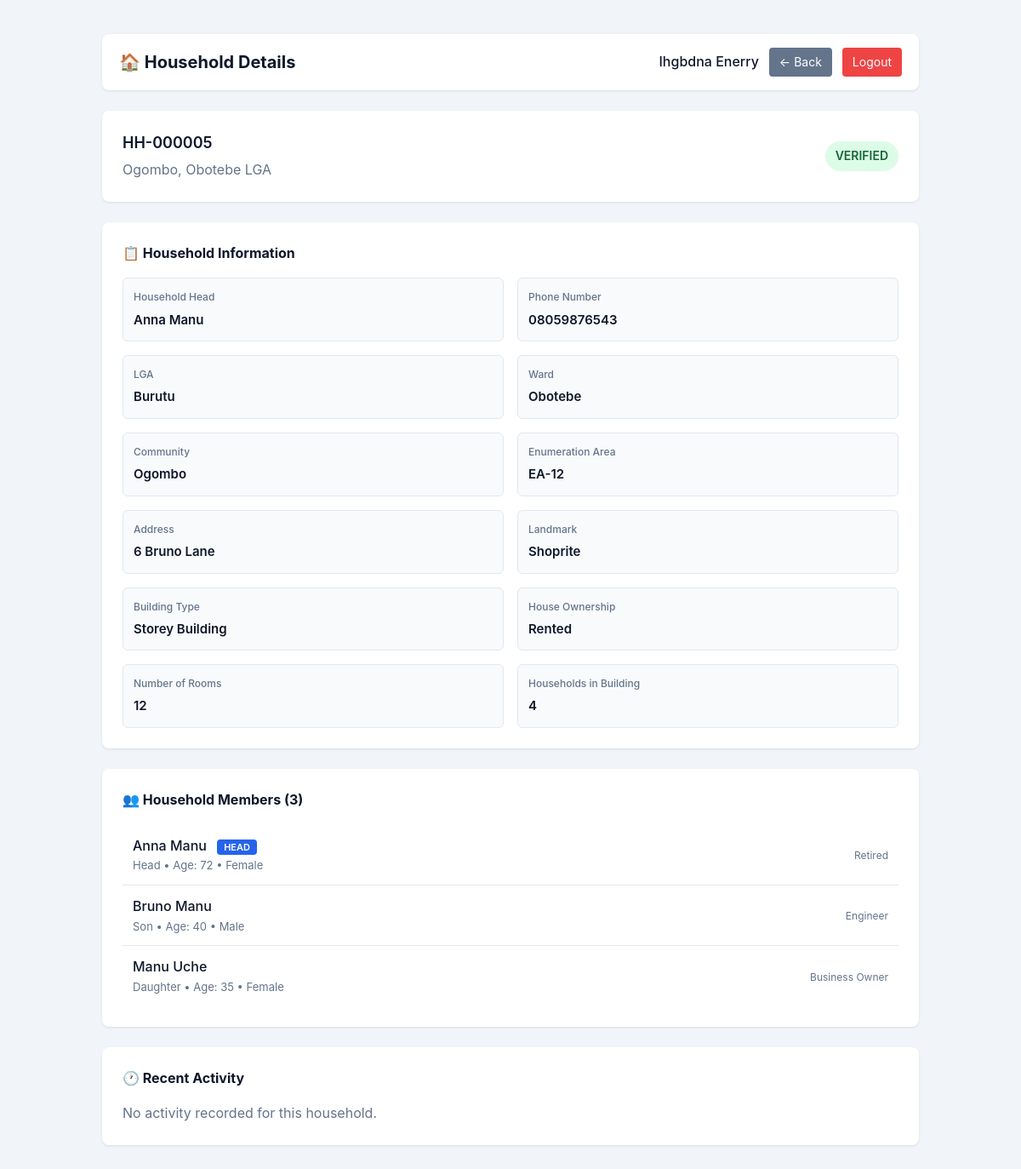
Screenshot of /delta-census/view_household.php?id=5 (signed in) with the database file from the repository.
### tables this page shows
CREATE TABLE `households` (
  `id` int(11) NOT NULL,
  `household_code` varchar(50) NOT NULL,
  `lga` varchar(100) NOT NULL,
  `ward` varchar(100) NOT NULL,
  `community` varchar(100) DEFAULT NULL,
  `enumeration_area` varchar(50) DEFAULT NULL,
  `head_of_household` varchar(100) NOT NULL,
  `address` text NOT NULL,
  `phone` varchar(20) DEFAULT NULL,
  `total_members` int(11) DEFAULT 0,
  `created_by` int(11) NOT NULL,
  `created_at` timestamp NOT NULL DEFAULT current_timestamp(),
  `updated_at` timestamp NULL DEFAULT NULL ON UPDATE current_timestamp(),
  `status` enum('draft','submitted','verified','rejected') DEFAULT 'draft',
  `submitted_at` timestamp NULL DEFAULT NULL,
  `verified_at` timestamp NULL DEFAULT NULL,
  `device_info` varchar(255) DEFAULT NULL,
  `ip_address` varchar(45) DEFAULT NULL,
  `supervisor_id` int(11) DEFAULT NULL,
  `household_number` varchar(20) DEFAULT NULL,
  `household_head` varchar(100) DEFAULT NULL,
  `house_number` varchar(50) DEFAULT NULL,
  `street_name` varchar(200) DEFAULT NULL,
  `landmark` varchar(200) DEFAULT NULL,
  `gps_latitude` decimal(10,8) DEFAULT NULL,
  `gps_longitude` decimal(11,8) DEFAULT NULL,
  `gps_accuracy` varchar(20) DEFAULT NULL,
  `building_type` varchar(50) DEFAULT NULL,
  `house_ownership` varchar(50) DEFAULT NULL,
  `number_of_households` int(11) DEFAULT NULL,
  `number_of_rooms` int(11) DEFAULT NULL,
  `enumerator_id` int(11) DEFAULT NULL
);

CREATE TABLE `household_members` (
  `id` int(11) NOT NULL,
  `household_id` int(11) NOT NULL,
  `surname` varchar(50) NOT NULL,
  `first_name` varchar(50) NOT NULL,
  `other_name` varchar(50) DEFAULT NULL,
  `gender` enum('Male','Female') NOT NULL,
  `date_of_birth` date NOT NULL,
  `age` int(3) DEFAULT NULL,
  `relationship` varchar(50) NOT NULL,
  `is_head` tinyint(1) NOT NULL DEFAULT 0,
  `marital_status` varchar(50) DEFAULT NULL,
  `nationality` varchar(50) NOT NULL DEFAULT 'Nigerian',
  `state_of_origin` varchar(50) NOT NULL DEFAULT '',
  `lga_of_origin` varchar(50) NOT NULL DEFAULT '',
  `state_of_birth` varchar(50) NOT NULL DEFAULT '',
  `lga_of_birth` varchar(50) NOT NULL DEFAULT '',
  `ethnicity` varchar(50) DEFAULT NULL,
  `religion` varchar(50) DEFAULT NULL,
  `language_spoken` varchar(100) DEFAULT NULL,
  `currently_in_school` enum('Yes','No') NOT NULL DEFAULT 'No',
  `highest_qualification` varchar(50) NOT NULL DEFAULT 'No Formal Education',
  `literacy_read` enum('Yes','No') NOT NULL DEFAULT 'No',
  `literacy_write` enum('Yes','No') NOT NULL DEFAULT 'No',
  `employment_status` varchar(50) NOT NULL DEFAULT 'Unemployed',
  `occupation` varchar(100) DEFAULT NULL,
  `industry` varchar(100) DEFAULT NULL,
  `place_of_work` varchar(200) DEFAULT NULL,
  `disability` enum('Yes','No') NOT NULL DEFAULT 'No',
  `disability_type` varchar(50) DEFAULT NULL,
  `health_insurance` enum('Yes','No') NOT NULL DEFAULT 'No',
  `nin` varchar(20) DEFAULT NULL,
  `phone` varchar(20) DEFAULT NULL,
  `email` varchar(100) DEFAULT NULL,
  `education_level` varchar(50) DEFAULT NULL,
  `created_at` timestamp NOT NULL DEFAULT current_timestamp(),
  `updated_at` timestamp NULL DEFAULT NULL ON UPDATE current_timestamp()
);

### delta-census/view_household.php (the view, shortened to what this page needs)
<?php
global $pdo;
$householdId = isset($_GET['id']) ? (int)$_GET['id'] : 0;
$stmt = $pdo->prepare("
    SELECT h.*, u.surname as enumerator_surname, u.first_name as enumerator_first_name
    FROM households h
    LEFT JOIN users u ON h.enumerator_id = u.id
    WHERE h.id = ? AND h.enumerator_id = ?
");
$stmt->execute([$householdId, $_SESSION['user_id']]);
$household = $stmt->fetch();
$stmt = $pdo->prepare("SELECT * FROM household_members WHERE household_id = ? ORDER BY is_head DESC, id ASC");
$stmt->execute([$householdId]);
$members = $stmt->fetchAll();
$stmt = $pdo->prepare("
    SELECT * FROM activity_log
    WHERE user_id = ?
    ORDER BY created_at DESC
    LIMIT 10
");
$stmt->execute([$_SESSION['user_id']]);
$activities = $stmt->fetchAll();
?>
<!DOCTYPE html>
<html lang="en">
<head>
    <link rel="stylesheet" href="css/style.css">
</head>
<body>
    <div class="app-container">
        <nav class="mobile-nav">
            <div class="nav-header">
                <h2 style="font-size: 20px;">🏠 Household Details</h2>
                <div class="user-menu">
                    <span style="font-weight: 500;"><?php echo htmlspecialchars($_SESSION['full_name'] ?? 'Enumerator'); ?></span>
                    <a href="view_households.php" class="btn-sm btn-secondary">← Back</a>
                    <a href="logout.php" class="btn-sm btn-danger">Logout</a>
                </div>
            </div>
        </nav>
        <div class="dashboard-card">
            <div style="display: flex; justify-content: space-between; align-items: center; flex-wrap: wrap; gap: 12px;">
                <div>
                    <h3 style="margin: 0;"><?php echo htmlspecialchars($household['household_code'] ?? $household['household_number']); ?></h3>
                    <p style="margin: 4px 0 0; color: #64748b;">
                        <?php echo htmlspecialchars($household['community'] . ', ' . $household['ward'] . ' LGA'); ?>
                    </p>
                </div>
                <span class="status-badge <?php echo $household['status']; ?>">
                    <?php echo ucfirst($household['status']); ?>
                </span>
            </div>
        </div>
        <div class="dashboard-card">
            <h4 style="margin-bottom: 16px;">📋 Household Information</h4>
            <div class="detail-grid">
                <div class="detail-item">
                    <span class="label">Household Head</span>
                    <span class="value"><?php echo htmlspecialchars($household['head_of_household'] ?? $household['household_head']); ?></span>
                </div>
                <div class="detail-item">
                    <span class="label">Phone Number</span>
                    <span class="value"><?php echo htmlspecialchars($household['phone'] ?? 'N/A'); ?></span>
                </div>
                <div class="detail-item">
                    <span class="label">LGA</span>
                    <span class="value"><?php echo htmlspecialchars($household['lga']); ?></span>
                </div>
                <div class="detail-item">
                    <span class="label">Ward</span>
                    <span class="value"><?php echo htmlspecialchars($household['ward']); ?></span>
                </div>
                <div class="detail-item">
                    <span class="label">Community</span>
                    <span class="value"><?php echo htmlspecialchars($household['community']); ?></span>
                </div>
                <div class="detail-item">
                    <span class="label">Enumeration Area</span>
                    <span class="value"><?php echo htmlspecialchars($household['enumeration_area']); ?></span>
                </div>
                <div class="detail-item">
                    <span class="label">Address</span>
                    <span class="value"><?php echo htmlspecialchars(($household['house_number'] ?? '') . ' ' . ($household['street_name'] ?? '')); ?></span>
                </div>
                <div class="detail-item">
                    <span class="label">Landmark</span>
                    <span class="value"><?php echo htmlspecialchars($household['landmark'] ?? 'N/A'); ?></span>
                </div>
                <div class="detail-item">
                    <span class="label">Building Type</span>
                    <span class="value"><?php echo htmlspecialchars($household['building_type']); ?></span>
                </div>
                <div class="detail-item">
                    <span class="label">House Ownership</span>
                    <span class="value"><?php echo htmlspecialchars($household['house_ownership']); ?></span>
                </div>
                <div class="detail-item">
                    <span class="label">Number of Rooms</span>
                    <span class="value"><?php echo $household['number_of_rooms']; ?></span>
                </div>
                <div class="detail-item">
                    <span class="label">Households in Building</span>
                    <span class="value"><?php echo $household['number_of_households']; ?></span>
                </div>
            </div>
        </div>
        <div class="dashboard-card">
            <h4 style="margin-bottom: 16px;">👥 Household Members (<?php echo count($members); ?>)</h4>
            <?php if (count($members) > 0): ?>
                <div class="member-list">
                    <?php foreach ($members as $member): ?>
                        <div class="member-item">
                            <div>
                                <span class="member-name">
                                    <?php echo htmlspecialchars($member['surname'] . ' ' . $member['first_name']); ?>
                                </span>
                                <?php if ($member['is_head']): ?>
                                    <span class="head-badge">HEAD</span>
                                <?php endif; ?>
                                <div class="member-details">
                                    <?php echo $member['relationship']; ?> • Age: <?php echo $member['age']; ?> • <?php echo $member['gender']; ?>
                                </div>
                            </div>
                            <div>
                                <?php if ($member['occupation']): ?>
                                    <span style="font-size: 12px; color: #64748b;"><?php echo htmlspecialchars($member['occupation']); ?></span>
                                <?php endif; ?>
                            </div>
                        </div>
                    <?php endforeach; ?>
                </div>
            <?php else: ?>
                <p style="color: #64748b; text-align: center;">No members added to this household yet.</p>
            <?php endif; ?>
        </div>
        <div class="dashboard-card">
            <h4 style="margin-bottom: 16px;">🕐 Recent Activity</h4>
            <?php if (count($activities) > 0): ?>
                <div style="max-height: 200px; overflow-y: auto;">
                    <?php foreach ($activities as $activity): ?>
                        <div style="padding: 8px 0; border-bottom: 1px solid #f1f5f9; font-size: 14px;">
                            <span style="color: #2563eb;"><?php echo ucfirst($activity['action']); ?></span>
                            <span style="color: #64748b;"><?php echo htmlspecialchars($activity['details'] ?? ''); ?></span>
                            <span style="float: right; color: #94a3b8; font-size: 12px;">
                                <?php echo date('M d, Y H:i', strtotime($activity['created_at'])); ?>
                            </span>
                        </div>
                    <?php endforeach; ?>
                </div>
            <?php else: ?>
                <p style="color: #64748b;">No activity recorded for this household.</p>
            <?php endif; ?>
        </div>
    </div>
</body>
</html>

### delta-census/css/style.css (style rules this page uses)
* { margin: 0; padding: 0; box-sizing: border-box; }
:root { --primary: #2563eb; --primary-dark: #1d4ed8; --secondary: #64748b; --success: #22c55e; --danger: #ef4444; --warning: #f59e0b; --background: #f1f5f9; --card: #ffffff; --text: #0f172a; --text-secondary: #64748b; --shadow: 0 4px 6px -1px rgba(0, 0, 0, 0.1), 0 2px 4px -1px rgba(0, 0, 0, 0.06); --radius: 12px; --transition: all 0.3s ease; --chart-blue: #2563eb; --chart-green: #22c55e; --chart-red: #ef4444; --chart-yellow: #f59e0b; --chart-purple: #8b5cf6; --chart-pink: #ec4899; --chart-indigo: #6366f1; --chart-cyan: #06b6d4; --chart-orange: #f97316; --chart-teal: #14b8a6; }
body { font-family: -apple-system, BlinkMacSystemFont, 'Segoe UI', Roboto, 'Helvetica Neue', Arial, sans-serif; background: var(--background); color: var(--text); line-height: 1.6; min-height: 100vh; padding: 20px; }
.btn-secondary { background: var(--secondary); color: white; }
.btn-danger { background: var(--danger); color: white; }
.btn-sm { padding: 6px 12px; font-size: 14px; }
.app-container { max-width: 1200px; margin: 0 auto; }
.mobile-nav { background: var(--card); border-radius: var(--radius); padding: 16px 20px; margin-bottom: 24px; box-shadow: var(--shadow); }
.nav-header { display: flex; justify-content: space-between; align-items: center; flex-wrap: wrap; gap: 12px; }
.nav-header h2 { font-size: 20px; font-weight: 700; }
.user-menu { display: flex; align-items: center; gap: 12px; }
.dashboard-card { background: var(--card); border-radius: var(--radius); box-shadow: var(--shadow); padding: 20px; }
.dashboard-card h3 { font-size: 18px; font-weight: 600; margin-bottom: 16px; }
.status-badge { padding: 4px 8px; border-radius: 9999px; font-size: 12px; font-weight: 600; }
.status-badge.verified { background: #dcfce7; color: #166534; }

### delta-census/view_household.php (style rules this page uses)
.app-container { max-width: 1000px; margin: 0 auto; padding: 20px; }
.mobile-nav { background: white; border-radius: 8px; padding: 16px 20px; margin-bottom: 24px; box-shadow: 0 1px 3px rgba(0,0,0,0.1); }
.nav-header { display: flex; justify-content: space-between; align-items: center; flex-wrap: wrap; gap: 12px; }
.user-menu { display: flex; align-items: center; gap: 12px; }
.btn-sm { padding: 6px 12px; border-radius: 4px; text-decoration: none; font-size: 14px; }
.btn-secondary { background: #64748b; color: white; }
.btn-danger { background: #ef4444; color: white; }
.dashboard-card { background: white; border-radius: 8px; padding: 24px; box-shadow: 0 1px 3px rgba(0,0,0,0.1); margin-bottom: 24px; }
.status-badge { padding: 6px 12px; border-radius: 9999px; font-size: 14px; font-weight: 600; text-transform: uppercase; }
.status-badge.verified { background: #dcfce7; color: #166534; }
.detail-grid { display: grid; grid-template-columns: 1fr 1fr; gap: 16px; }
.detail-item { padding: 12px; background: #f8fafc; border-radius: 6px; border: 1px solid #e2e8f0; }
.detail-item .label { font-size: 12px; color: #64748b; font-weight: 500; display: block; margin-bottom: 4px; }
.detail-item .value { font-size: 15px; font-weight: 600; }
.member-list { margin-top: 16px; }
.member-item { display: flex; justify-content: space-between; align-items: center; padding: 12px; border-bottom: 1px solid #e2e8f0; }
.member-item:last-child { border-bottom: none; }
.member-item .head-badge { background: #2563eb; color: white; padding: 2px 8px; border-radius: 4px; font-size: 11px; font-weight: 600; margin-left: 8px; }
.member-item .member-name { font-weight: 500; }
.member-item .member-details { font-size: 13px; color: #64748b; }

### rows the page displays
households: household_code "HH-000005", community+ward "Ogombo, Obotebe LGA", status "VERIFIED", head_of_household "Anna Manu", phone "08059876543", lga "Burutu", ward "Obotebe", community "Ogombo", enumeration_area "EA-12", house_number+street_name "6 Bruno Lane", landmark "Shoprite", building_type "Storey Building", house_ownership "Rented", number_of_rooms "12", number_of_households "4"
household_members: surname+first_name "Anna Manu", is_head "HEAD", relationship "Head", age "72", gender "Female", occupation "Retired"
household_members: surname+first_name "Bruno Manu", relationship "Son", age "40", gender "Male", occupation "Engineer"
household_members: surname+first_name "Manu Uche", relationship "Daughter", age "35", gender "Female", occupation "Business Owner"

### other values shown
$_SESSION['full_name'] "Ihgbdna Enerry"
count($members) "3"
